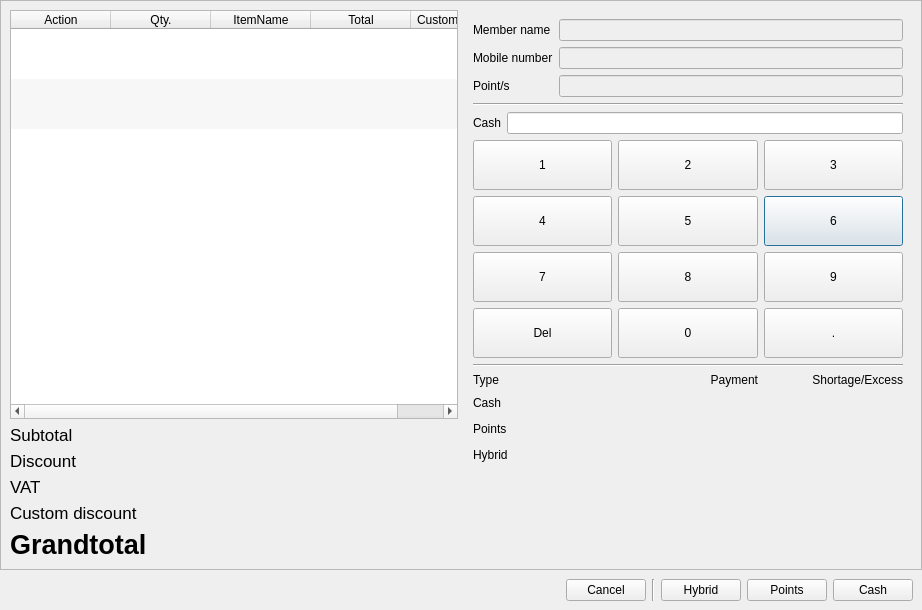
<?xml version="1.0" encoding="UTF-8"?>
<ui version="4.0">
 <class>DialogInOrder</class>
 <widget class="QDialog" name="DialogInOrder">
  <property name="geometry">
   <rect>
    <x>0</x>
    <y>0</y>
    <width>922</width>
    <height>610</height>
   </rect>
  </property>
  <property name="windowTitle">
   <string>In-Order</string>
  </property>
  <layout class="QVBoxLayout" name="verticalLayout_5">
   <property name="spacing">
    <number>0</number>
   </property>
   <property name="leftMargin">
    <number>0</number>
   </property>
   <property name="topMargin">
    <number>0</number>
   </property>
   <property name="rightMargin">
    <number>0</number>
   </property>
   <property name="bottomMargin">
    <number>0</number>
   </property>
   <item>
    <widget class="QFrame" name="frame">
     <property name="frameShape">
      <enum>QFrame::StyledPanel</enum>
     </property>
     <property name="frameShadow">
      <enum>QFrame::Raised</enum>
     </property>
     <layout class="QHBoxLayout" name="horizontalLayout">
      <item>
       <layout class="QVBoxLayout" name="verticalLayout">
        <item>
         <widget class="QTableWidget" name="tableWidgetOrderItem">
          <property name="editTriggers">
           <set>QAbstractItemView::NoEditTriggers</set>
          </property>
          <property name="alternatingRowColors">
           <bool>true</bool>
          </property>
          <property name="selectionBehavior">
           <enum>QAbstractItemView::SelectRows</enum>
          </property>
          <property name="textElideMode">
           <enum>Qt::ElideLeft</enum>
          </property>
          <property name="verticalScrollMode">
           <enum>QAbstractItemView::ScrollPerPixel</enum>
          </property>
          <property name="horizontalScrollMode">
           <enum>QAbstractItemView::ScrollPerPixel</enum>
          </property>
          <property name="showGrid">
           <bool>false</bool>
          </property>
          <property name="gridStyle">
           <enum>Qt::SolidLine</enum>
          </property>
          <property name="sortingEnabled">
           <bool>false</bool>
          </property>
          <property name="wordWrap">
           <bool>false</bool>
          </property>
          <attribute name="horizontalHeaderCascadingSectionResizes">
           <bool>true</bool>
          </attribute>
          <attribute name="horizontalHeaderStretchLastSection">
           <bool>true</bool>
          </attribute>
          <attribute name="verticalHeaderVisible">
           <bool>false</bool>
          </attribute>
          <attribute name="verticalHeaderDefaultSectionSize">
           <number>50</number>
          </attribute>
          <attribute name="verticalHeaderMinimumSectionSize">
           <number>30</number>
          </attribute>
          <row>
           <property name="text">
            <string>New Row</string>
           </property>
          </row>
          <row>
           <property name="text">
            <string>New Row</string>
           </property>
          </row>
          <row>
           <property name="text">
            <string>New Row</string>
           </property>
          </row>
          <column>
           <property name="text">
            <string>Action</string>
           </property>
          </column>
          <column>
           <property name="text">
            <string>Qty.</string>
           </property>
          </column>
          <column>
           <property name="text">
            <string>ItemName</string>
           </property>
          </column>
          <column>
           <property name="text">
            <string>Total</string>
           </property>
          </column>
          <column>
           <property name="text">
            <string>CustomDiscount</string>
           </property>
          </column>
         </widget>
        </item>
        <item>
         <layout class="QFormLayout" name="formLayout">
          <item row="0" column="0">
           <widget class="QLabel" name="label">
            <property name="font">
             <font>
              <pointsize>13</pointsize>
             </font>
            </property>
            <property name="text">
             <string>Subtotal</string>
            </property>
           </widget>
          </item>
          <item row="0" column="1">
           <widget class="QLabel" name="labelSubtotal">
            <property name="font">
             <font>
              <pointsize>13</pointsize>
              <weight>75</weight>
              <bold>true</bold>
             </font>
            </property>
            <property name="text">
             <string>&lt;Subtotal&gt;</string>
            </property>
            <property name="alignment">
             <set>Qt::AlignRight|Qt::AlignTrailing|Qt::AlignVCenter</set>
            </property>
           </widget>
          </item>
          <item row="1" column="0">
           <widget class="QLabel" name="label_2">
            <property name="font">
             <font>
              <pointsize>13</pointsize>
             </font>
            </property>
            <property name="text">
             <string>Discount</string>
            </property>
           </widget>
          </item>
          <item row="1" column="1">
           <widget class="QLabel" name="labelDiscount">
            <property name="font">
             <font>
              <pointsize>13</pointsize>
              <weight>75</weight>
              <bold>true</bold>
             </font>
            </property>
            <property name="text">
             <string>&lt;Discount&gt;</string>
            </property>
            <property name="alignment">
             <set>Qt::AlignRight|Qt::AlignTrailing|Qt::AlignVCenter</set>
            </property>
           </widget>
          </item>
          <item row="2" column="0">
           <widget class="QLabel" name="label_3">
            <property name="font">
             <font>
              <pointsize>13</pointsize>
             </font>
            </property>
            <property name="text">
             <string>VAT</string>
            </property>
           </widget>
          </item>
          <item row="2" column="1">
           <widget class="QLabel" name="labelTax">
            <property name="font">
             <font>
              <pointsize>13</pointsize>
              <weight>75</weight>
              <bold>true</bold>
             </font>
            </property>
            <property name="text">
             <string>&lt;Tax&gt;</string>
            </property>
            <property name="alignment">
             <set>Qt::AlignRight|Qt::AlignTrailing|Qt::AlignVCenter</set>
            </property>
           </widget>
          </item>
          <item row="3" column="0">
           <widget class="QLabel" name="label_5">
            <property name="font">
             <font>
              <pointsize>13</pointsize>
             </font>
            </property>
            <property name="text">
             <string>Custom discount</string>
            </property>
           </widget>
          </item>
          <item row="3" column="1">
           <widget class="QLabel" name="labelCustomDiscount">
            <property name="font">
             <font>
              <pointsize>13</pointsize>
              <weight>75</weight>
              <bold>true</bold>
             </font>
            </property>
            <property name="text">
             <string>&lt;CustomDiscount&gt;</string>
            </property>
            <property name="alignment">
             <set>Qt::AlignRight|Qt::AlignTrailing|Qt::AlignVCenter</set>
            </property>
           </widget>
          </item>
          <item row="4" column="0">
           <widget class="QLabel" name="label_4">
            <property name="font">
             <font>
              <pointsize>20</pointsize>
              <weight>75</weight>
              <bold>true</bold>
             </font>
            </property>
            <property name="text">
             <string>Grandtotal</string>
            </property>
           </widget>
          </item>
          <item row="4" column="1">
           <widget class="QLabel" name="labelGrandTotal">
            <property name="font">
             <font>
              <pointsize>20</pointsize>
              <weight>75</weight>
              <bold>true</bold>
             </font>
            </property>
            <property name="text">
             <string>&lt;Grandtotal&gt;</string>
            </property>
            <property name="alignment">
             <set>Qt::AlignRight|Qt::AlignTrailing|Qt::AlignVCenter</set>
            </property>
           </widget>
          </item>
         </layout>
        </item>
       </layout>
      </item>
      <item>
       <widget class="QFrame" name="frameRegister">
        <layout class="QVBoxLayout" name="verticalLayout_4">
         <item>
          <layout class="QVBoxLayout" name="verticalLayout_3">
           <item>
            <layout class="QVBoxLayout" name="verticalLayout_2">
             <item>
              <layout class="QFormLayout" name="formLayout_2">
               <item row="0" column="0">
                <widget class="QLabel" name="label_8">
                 <property name="text">
                  <string>Member name</string>
                 </property>
                </widget>
               </item>
               <item row="0" column="1">
                <widget class="QLineEdit" name="lineEditMemberName">
                 <property name="enabled">
                  <bool>false</bool>
                 </property>
                 <property name="alignment">
                  <set>Qt::AlignRight|Qt::AlignTrailing|Qt::AlignVCenter</set>
                 </property>
                </widget>
               </item>
               <item row="1" column="0">
                <widget class="QLabel" name="label_9">
                 <property name="text">
                  <string>Mobile number</string>
                 </property>
                </widget>
               </item>
               <item row="1" column="1">
                <widget class="QLineEdit" name="lineEditMobileNumber">
                 <property name="enabled">
                  <bool>false</bool>
                 </property>
                 <property name="alignment">
                  <set>Qt::AlignRight|Qt::AlignTrailing|Qt::AlignVCenter</set>
                 </property>
                </widget>
               </item>
               <item row="2" column="0">
                <widget class="QLabel" name="label_11">
                 <property name="text">
                  <string>Point/s</string>
                 </property>
                </widget>
               </item>
               <item row="2" column="1">
                <widget class="QLineEdit" name="lineEditPoints">
                 <property name="enabled">
                  <bool>false</bool>
                 </property>
                 <property name="alignment">
                  <set>Qt::AlignRight|Qt::AlignTrailing|Qt::AlignVCenter</set>
                 </property>
                </widget>
               </item>
              </layout>
             </item>
             <item>
              <widget class="Line" name="line_3">
               <property name="orientation">
                <enum>Qt::Horizontal</enum>
               </property>
              </widget>
             </item>
             <item>
              <layout class="QHBoxLayout" name="horizontalLayout_2">
               <item>
                <widget class="QLabel" name="label_7">
                 <property name="text">
                  <string>Cash</string>
                 </property>
                </widget>
               </item>
               <item>
                <widget class="QLineEdit" name="lineEditCash">
                 <property name="inputMethodHints">
                  <set>Qt::ImhDigitsOnly</set>
                 </property>
                 <property name="alignment">
                  <set>Qt::AlignRight|Qt::AlignTrailing|Qt::AlignVCenter</set>
                 </property>
                </widget>
               </item>
              </layout>
             </item>
             <item>
              <layout class="QGridLayout" name="gridLayout">
               <item row="1" column="2">
                <widget class="QPushButton" name="pushButtonKeySix">
                 <property name="sizePolicy">
                  <sizepolicy hsizetype="Expanding" vsizetype="Expanding">
                   <horstretch>0</horstretch>
                   <verstretch>0</verstretch>
                  </sizepolicy>
                 </property>
                 <property name="minimumSize">
                  <size>
                   <width>0</width>
                   <height>50</height>
                  </size>
                 </property>
                 <property name="text">
                  <string>6</string>
                 </property>
                </widget>
               </item>
               <item row="1" column="1">
                <widget class="QPushButton" name="pushButtonKeyFive">
                 <property name="sizePolicy">
                  <sizepolicy hsizetype="Expanding" vsizetype="Expanding">
                   <horstretch>0</horstretch>
                   <verstretch>0</verstretch>
                  </sizepolicy>
                 </property>
                 <property name="minimumSize">
                  <size>
                   <width>0</width>
                   <height>50</height>
                  </size>
                 </property>
                 <property name="text">
                  <string>5</string>
                 </property>
                </widget>
               </item>
               <item row="2" column="2">
                <widget class="QPushButton" name="pushButtonKeyNine">
                 <property name="sizePolicy">
                  <sizepolicy hsizetype="Expanding" vsizetype="Expanding">
                   <horstretch>0</horstretch>
                   <verstretch>0</verstretch>
                  </sizepolicy>
                 </property>
                 <property name="minimumSize">
                  <size>
                   <width>0</width>
                   <height>50</height>
                  </size>
                 </property>
                 <property name="text">
                  <string>9</string>
                 </property>
                </widget>
               </item>
               <item row="2" column="0">
                <widget class="QPushButton" name="pushButtonKeySeven">
                 <property name="sizePolicy">
                  <sizepolicy hsizetype="Expanding" vsizetype="Expanding">
                   <horstretch>0</horstretch>
                   <verstretch>0</verstretch>
                  </sizepolicy>
                 </property>
                 <property name="minimumSize">
                  <size>
                   <width>0</width>
                   <height>50</height>
                  </size>
                 </property>
                 <property name="text">
                  <string>7</string>
                 </property>
                </widget>
               </item>
               <item row="2" column="1">
                <widget class="QPushButton" name="pushButtonKeyEight">
                 <property name="sizePolicy">
                  <sizepolicy hsizetype="Expanding" vsizetype="Expanding">
                   <horstretch>0</horstretch>
                   <verstretch>0</verstretch>
                  </sizepolicy>
                 </property>
                 <property name="minimumSize">
                  <size>
                   <width>0</width>
                   <height>50</height>
                  </size>
                 </property>
                 <property name="text">
                  <string>8</string>
                 </property>
                </widget>
               </item>
               <item row="0" column="1">
                <widget class="QPushButton" name="pushButtonKeyTwo">
                 <property name="sizePolicy">
                  <sizepolicy hsizetype="Expanding" vsizetype="Expanding">
                   <horstretch>0</horstretch>
                   <verstretch>0</verstretch>
                  </sizepolicy>
                 </property>
                 <property name="minimumSize">
                  <size>
                   <width>0</width>
                   <height>50</height>
                  </size>
                 </property>
                 <property name="text">
                  <string>2</string>
                 </property>
                </widget>
               </item>
               <item row="0" column="2">
                <widget class="QPushButton" name="pushButtonKeyThree">
                 <property name="sizePolicy">
                  <sizepolicy hsizetype="Expanding" vsizetype="Expanding">
                   <horstretch>0</horstretch>
                   <verstretch>0</verstretch>
                  </sizepolicy>
                 </property>
                 <property name="minimumSize">
                  <size>
                   <width>0</width>
                   <height>50</height>
                  </size>
                 </property>
                 <property name="text">
                  <string>3</string>
                 </property>
                </widget>
               </item>
               <item row="1" column="0">
                <widget class="QPushButton" name="pushButtonKeyFour">
                 <property name="sizePolicy">
                  <sizepolicy hsizetype="Expanding" vsizetype="Expanding">
                   <horstretch>0</horstretch>
                   <verstretch>0</verstretch>
                  </sizepolicy>
                 </property>
                 <property name="minimumSize">
                  <size>
                   <width>0</width>
                   <height>50</height>
                  </size>
                 </property>
                 <property name="text">
                  <string>4</string>
                 </property>
                </widget>
               </item>
               <item row="0" column="0">
                <widget class="QPushButton" name="pushButtonKeyOne">
                 <property name="sizePolicy">
                  <sizepolicy hsizetype="Expanding" vsizetype="Expanding">
                   <horstretch>0</horstretch>
                   <verstretch>0</verstretch>
                  </sizepolicy>
                 </property>
                 <property name="minimumSize">
                  <size>
                   <width>0</width>
                   <height>50</height>
                  </size>
                 </property>
                 <property name="text">
                  <string>1</string>
                 </property>
                </widget>
               </item>
               <item row="3" column="0">
                <widget class="QPushButton" name="pushButtonKeyDelete">
                 <property name="sizePolicy">
                  <sizepolicy hsizetype="Expanding" vsizetype="Expanding">
                   <horstretch>0</horstretch>
                   <verstretch>0</verstretch>
                  </sizepolicy>
                 </property>
                 <property name="minimumSize">
                  <size>
                   <width>0</width>
                   <height>50</height>
                  </size>
                 </property>
                 <property name="text">
                  <string>Del</string>
                 </property>
                </widget>
               </item>
               <item row="3" column="1">
                <widget class="QPushButton" name="pushButtonKeyZero">
                 <property name="sizePolicy">
                  <sizepolicy hsizetype="Expanding" vsizetype="Expanding">
                   <horstretch>0</horstretch>
                   <verstretch>0</verstretch>
                  </sizepolicy>
                 </property>
                 <property name="minimumSize">
                  <size>
                   <width>0</width>
                   <height>50</height>
                  </size>
                 </property>
                 <property name="text">
                  <string>0</string>
                 </property>
                </widget>
               </item>
               <item row="3" column="2">
                <widget class="QPushButton" name="pushButtonKeyDecimal">
                 <property name="sizePolicy">
                  <sizepolicy hsizetype="Expanding" vsizetype="Expanding">
                   <horstretch>0</horstretch>
                   <verstretch>0</verstretch>
                  </sizepolicy>
                 </property>
                 <property name="minimumSize">
                  <size>
                   <width>0</width>
                   <height>50</height>
                  </size>
                 </property>
                 <property name="text">
                  <string>.</string>
                 </property>
                </widget>
               </item>
              </layout>
             </item>
            </layout>
           </item>
           <item>
            <widget class="Line" name="line_2">
             <property name="orientation">
              <enum>Qt::Horizontal</enum>
             </property>
            </widget>
           </item>
           <item>
            <layout class="QGridLayout" name="gridLayout_2">
             <item row="3" column="0">
              <widget class="QLabel" name="label_14">
               <property name="text">
                <string>Hybrid</string>
               </property>
              </widget>
             </item>
             <item row="1" column="0">
              <widget class="QLabel" name="label_12">
               <property name="text">
                <string>Cash</string>
               </property>
              </widget>
             </item>
             <item row="2" column="2">
              <widget class="QLabel" name="labelPointsShortageExcess">
               <property name="font">
                <font>
                 <pointsize>13</pointsize>
                 <weight>75</weight>
                 <bold>true</bold>
                </font>
               </property>
               <property name="text">
                <string>&lt;PointsShortageExcess&gt;</string>
               </property>
               <property name="alignment">
                <set>Qt::AlignRight|Qt::AlignTrailing|Qt::AlignVCenter</set>
               </property>
              </widget>
             </item>
             <item row="2" column="1">
              <widget class="QLabel" name="labelPointsPayment">
               <property name="font">
                <font>
                 <pointsize>13</pointsize>
                </font>
               </property>
               <property name="text">
                <string>&lt;PointsPayment&gt;</string>
               </property>
               <property name="alignment">
                <set>Qt::AlignRight|Qt::AlignTrailing|Qt::AlignVCenter</set>
               </property>
              </widget>
             </item>
             <item row="3" column="1">
              <widget class="QLabel" name="labelHybridPayment">
               <property name="font">
                <font>
                 <pointsize>13</pointsize>
                </font>
               </property>
               <property name="text">
                <string>&lt;HybridPayment&gt;</string>
               </property>
               <property name="alignment">
                <set>Qt::AlignRight|Qt::AlignTrailing|Qt::AlignVCenter</set>
               </property>
              </widget>
             </item>
             <item row="0" column="2">
              <widget class="QLabel" name="label_17">
               <property name="text">
                <string>Shortage/Excess</string>
               </property>
               <property name="alignment">
                <set>Qt::AlignRight|Qt::AlignTrailing|Qt::AlignVCenter</set>
               </property>
              </widget>
             </item>
             <item row="1" column="1">
              <widget class="QLabel" name="labelCashPayment">
               <property name="font">
                <font>
                 <pointsize>13</pointsize>
                </font>
               </property>
               <property name="text">
                <string>&lt;CashPayment&gt;</string>
               </property>
               <property name="alignment">
                <set>Qt::AlignRight|Qt::AlignTrailing|Qt::AlignVCenter</set>
               </property>
              </widget>
             </item>
             <item row="0" column="1">
              <widget class="QLabel" name="label_15">
               <property name="text">
                <string>Payment</string>
               </property>
               <property name="alignment">
                <set>Qt::AlignRight|Qt::AlignTrailing|Qt::AlignVCenter</set>
               </property>
              </widget>
             </item>
             <item row="3" column="2">
              <widget class="QLabel" name="labelHybridShortageExcess">
               <property name="font">
                <font>
                 <pointsize>13</pointsize>
                 <weight>75</weight>
                 <bold>true</bold>
                </font>
               </property>
               <property name="text">
                <string>&lt;HybridShortageExcess&gt;</string>
               </property>
               <property name="alignment">
                <set>Qt::AlignRight|Qt::AlignTrailing|Qt::AlignVCenter</set>
               </property>
              </widget>
             </item>
             <item row="0" column="0">
              <widget class="QLabel" name="label_10">
               <property name="text">
                <string>Type</string>
               </property>
              </widget>
             </item>
             <item row="1" column="2">
              <widget class="QLabel" name="labelCashShortageExcess">
               <property name="font">
                <font>
                 <pointsize>13</pointsize>
                 <weight>75</weight>
                 <bold>true</bold>
                </font>
               </property>
               <property name="text">
                <string>&lt;CashShortageExcess&gt;</string>
               </property>
               <property name="alignment">
                <set>Qt::AlignRight|Qt::AlignTrailing|Qt::AlignVCenter</set>
               </property>
              </widget>
             </item>
             <item row="2" column="0">
              <widget class="QLabel" name="label_13">
               <property name="text">
                <string>Points</string>
               </property>
              </widget>
             </item>
            </layout>
           </item>
           <item>
            <spacer name="verticalSpacer">
             <property name="orientation">
              <enum>Qt::Vertical</enum>
             </property>
             <property name="sizeHint" stdset="0">
              <size>
               <width>20</width>
               <height>40</height>
              </size>
             </property>
            </spacer>
           </item>
          </layout>
         </item>
        </layout>
       </widget>
      </item>
     </layout>
    </widget>
   </item>
   <item>
    <widget class="QWidget" name="widgetConfirmationButton" native="true">
     <layout class="QHBoxLayout" name="horizontalLayout_4">
      <item>
       <spacer name="horizontalSpacer">
        <property name="orientation">
         <enum>Qt::Horizontal</enum>
        </property>
        <property name="sizeHint" stdset="0">
         <size>
          <width>40</width>
          <height>20</height>
         </size>
        </property>
       </spacer>
      </item>
      <item>
       <widget class="QPushButton" name="pushButtonCancel">
        <property name="text">
         <string>Cancel</string>
        </property>
       </widget>
      </item>
      <item>
       <widget class="Line" name="line_4">
        <property name="orientation">
         <enum>Qt::Vertical</enum>
        </property>
       </widget>
      </item>
      <item>
       <widget class="QPushButton" name="pushButtonPayHybrid">
        <property name="text">
         <string>Hybrid</string>
        </property>
       </widget>
      </item>
      <item>
       <widget class="QPushButton" name="pushButtonPayPoints">
        <property name="text">
         <string>Points</string>
        </property>
       </widget>
      </item>
      <item>
       <widget class="QPushButton" name="pushButtonPayCash">
        <property name="text">
         <string>Cash</string>
        </property>
       </widget>
      </item>
     </layout>
    </widget>
   </item>
  </layout>
 </widget>
 <resources/>
 <connections/>
</ui>
